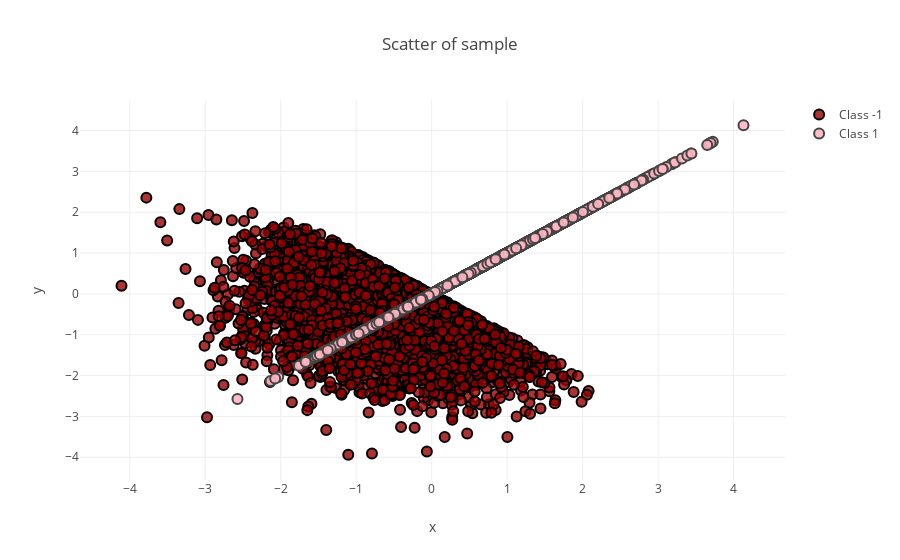

This figure's notebook cell:
### Code cell
trace0 = go.Scatter(
    x = df[df["class"] == -1]["x"].values,
    y = df[df["class"] == -1]["y"].values,
    name = 'Class -1',
    mode = 'markers',
    marker = dict(
        size = 10,
        color = 'rgba(152, 0, 0, .8)',
        line = dict(
            width = 2,
            color = 'rgb(0, 0, 0)'
        )
    )
)

trace1 = go.Scatter(
    x = df[df["class"] == 1]["x"].values,
    y = df[df["class"] == 1]["x"].values,
    name = 'Class 1',
    mode = 'markers',
    marker = dict(
        size = 10,
        color = 'rgba(255, 182, 193, .9)',
        line = dict(
            width = 2,
        )
    )
)

data = [trace0, trace1]

layout = dict(title = 'Scatter of sample',
              yaxis = dict(title="y", zeroline = False),
              xaxis = dict(title="x", zeroline = False)
             )

fig = dict(data=data, layout=layout)
iplot(fig)

### Figure 1 — Plotly figure (JSON) as saved in the notebook; plotly's stock layout.template omitted (floating-point values rounded to 4 significant figures; data arrays with more than 128 entries replaced by an {"elided": "..."} marker saying what was removed)
{"data": [{"marker": {"color": "rgba(152, 0, 0, .8)", "line": {"color": "rgb(0, 0, 0)", "width": 2}, "size": 10}, "mode": "markers", "name": "Class -1", "type": "scatter", "uid": "076f3528-ed40-11e8-9f5d-00dbdf5aac3f", "x": {"elided": "5084 float values"}, "y": {"elided": "5084 float values"}}, {"marker": {"color": "rgba(255, 182, 193, .9)", "line": {"width": 2}, "size": 10}, "mode": "markers", "name": "Class 1", "type": "scatter", "uid": "076f3758-ed40-11e8-9f5d-00dbdf5aac3f", "x": {"elided": "4916 float values"}, "y": {"elided": "4916 float values"}}], "layout": {"title": "Scatter of sample", "xaxis": {"title": "x", "zeroline": false}, "yaxis": {"title": "y", "zeroline": false}}}
